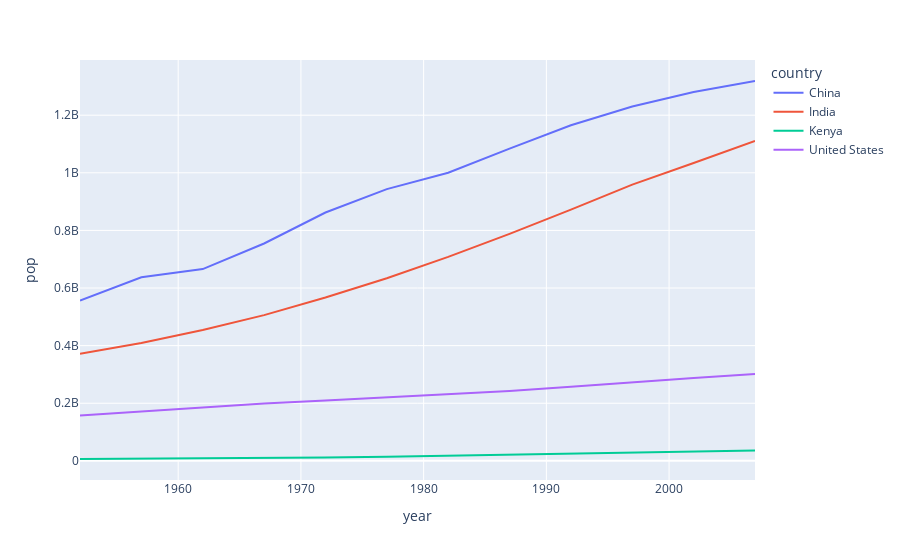

The notebook cell this image was saved under:
### Code cell
px.line(gapminder.query("country == ['India','China','United States','Kenya']"), 'year','pop', color = 'country')

### Figure 1 — Plotly figure (JSON) as saved in the notebook; plotly's stock layout.template omitted (floating-point values rounded to 4 significant figures)
{"data": [{"hovertemplate": "country=China<br>year=%{x}<br>pop=%{y}<extra></extra>", "legendgroup": "China", "line": {"color": "#636efa", "dash": "solid"}, "marker": {"symbol": "circle"}, "mode": "lines", "name": "China", "orientation": "v", "showlegend": true, "type": "scatter", "x": [1952, 1957, 1962, 1967, 1972, 1977, 1982, 1987, 1992, 1997, 2002, 2007], "xaxis": "x", "y": [556263527, 637408000, 665770000, 754550000, 862030000, 943455000, 1000281000, 1084035000, 1164970000, 1230075000, 1280400000, 1318683096], "yaxis": "y"}, {"hovertemplate": "country=India<br>year=%{x}<br>pop=%{y}<extra></extra>", "legendgroup": "India", "line": {"color": "#EF553B", "dash": "solid"}, "marker": {"symbol": "circle"}, "mode": "lines", "name": "India", "orientation": "v", "showlegend": true, "type": "scatter", "x": [1952, 1957, 1962, 1967, 1972, 1977, 1982, 1987, 1992, 1997, 2002, 2007], "xaxis": "x", "y": [372000000, 409000000, 454000000, 506000000, 567000000, 634000000, 708000000, 788000000, 872000000, 959000000, 1034172547, 1110396331], "yaxis": "y"}, {"hovertemplate": "country=Kenya<br>year=%{x}<br>pop=%{y}<extra></extra>", "legendgroup": "Kenya", "line": {"color": "#00cc96", "dash": "solid"}, "marker": {"symbol": "circle"}, "mode": "lines", "name": "Kenya", "orientation": "v", "showlegend": true, "type": "scatter", "x": [1952, 1957, 1962, 1967, 1972, 1977, 1982, 1987, 1992, 1997, 2002, 2007], "xaxis": "x", "y": [6464046, 7454779, 8678557, 10191512, 12044785, 14500404, 17661452, 21198082, 25020539, 28263827, 31386842, 35610177], "yaxis": "y"}, {"hovertemplate": "country=United States<br>year=%{x}<br>pop=%{y}<extra></extra>", "legendgroup": "United States", "line": {"color": "#ab63fa", "dash": "solid"}, "marker": {"symbol": "circle"}, "mode": "lines", "name": "United States", "orientation": "v", "showlegend": true, "type": "scatter", "x": [1952, 1957, 1962, 1967, 1972, 1977, 1982, 1987, 1992, 1997, 2002, 2007], "xaxis": "x", "y": [157553000, 171984000, 186538000, 198712000, 209896000, 220239000, 232187835, 242803533, 256894189, 272911760, 287675526, 301139947], "yaxis": "y"}], "layout": {"legend": {"title": {"text": "country"}, "tracegroupgap": 0}, "margin": {"t": 60}, "xaxis": {"anchor": "y", "domain": [0, 1], "title": {"text": "year"}}, "yaxis": {"anchor": "x", "domain": [0, 1], "title": {"text": "pop"}}}}
